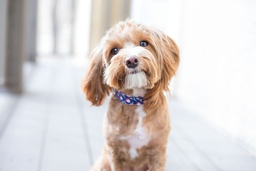
#> input picture HW1/Solution/1.jpg, 256 x 171 px, shrunk from 1000 x 667 before the run
$ jupyter execute HW1_400108547.ipynb
#> lines starting #> are read from the running program, lines starting #| are printed output that depends on the picture
<p></p>
<br />
<div id="sec_intro" style="direction:rtl;line-height:300%;">
	<font face="B Nazanin" size=5>
		<font color=#FF7500 size=6>
مبانی بینایی 3 بعدی (پاییز 1402)
        </font>
		<p></p>
        <h1 style="text-align: center">
        تمرین اول - بخش عملی
        </h1>
		<h2 style="text-align: center">
        نام و نام خانوادگی: پرهام رضایی
		<br>
		شماره دانشجویی: 400108547
		<br>
		</h2>
		</h3>


<p></p>
<br />
<div id="sec_intro" style="direction:rtl;line-height:300%;">
	<font face="B Nazanin" size=5>
		<font color=#FF7500 size=6>
	سوال 1
        </font>
		<p></p>
		<hr>
       الف- ماتریس زیر را در نظر بگیرید، با استفاده از کتابخانه‌های موجود یک 2D DFT بر روی آن اعمال کنید و به فضای فرکانس ببرید و نتیجه را چاپ نمایید.
	   <br>
	</font>
</div>

[cell 1]
import numpy as np

matrix = np.array([[3,4,-3,1,2],
              [6,5,-4,8,-6],
              [-7,1,5,7,9],
              [-9,-2,5,6,3],
              [9,6,8,-2,5]])

dft_matrix = np.fft.fft2(matrix)
magnitude_matrix = np.fft.fftshift(np.fft.fft2(matrix))
magnitude_matrix = 20*np.log(np.abs(dft_matrix))


print("Original Matrix:\n", matrix)
print("\nDiscrete Fourier Transform:\n", dft_matrix)

[cell 2]
print("\nMagnitude of Discrete Fourier Transform:\n", magnitude_matrix)

<div style="direction:rtl;line-height:300%;">
	<font face="XB Zar" size=5>
       ب- بدون استفاده از کتابخانه‌های آماده خودتان تابع تبدیل فوریه را بنویسید و تصویر 1.jpg را به فضای فوریه ببرید و نتیجه را چاپ کنید.
</font>
</div>

[cell 3]
# normal 2d DFT (so slow O(n^4))
def dft2d(matrix):
    N = matrix.shape[0]
    M = matrix.shape[1]
    dft_matrix = np.zeros((N,M), dtype=complex)
    for u in range(N):
        for v in range(M):
            for x in range(N):
                for y in range(M):
                    dft_matrix[u,v] += matrix[x,y]*np.exp(-1j*2*np.pi*(u*x/N+v*y/M))
    return dft_matrix

[cell 4]
# cooleyTukey is a fast fourier transform algorithm for 1D array (O(nlgn))
# I'll use two of it to implement 2D Fast Fourier Transform
def cooleyTukey(array):
    N = array.shape[0]
    if N <= 1:
        return array
    even = cooleyTukey(array[0::2])
    odd = cooleyTukey(array[1::2])
    Res = np.zeros(N, dtype=complex)
    for k in range(N//2):
        Res[k] = even[k] + np.exp(-1j*2*np.pi*k/N)*odd[k]
        Res[k+N//2] = even[k] - np.exp(-1j*2*np.pi*k/N)*odd[k]
    return Res

[cell 5]
# circular shifting for the frequency plot [getting the center of the plot]
def circular_shift(mat):
    m,n = mat.shape
    ms = (m+1)//2
    ns = (n+1)//2
    return np.roll(mat,(-ms,-ns),axis=(0,1))

[cell 6]
# As my method needs the length of the array to be a power of 2, I need to pad the image
def pad_img(img):
    N = img.shape[0]
#> N = 171
    M = img.shape[1]
#> M = 256
    N_new = 2**int(np.ceil(np.log2(N)))
#> N_new = 256
    M_new = 2**int(np.ceil(np.log2(M)))
#> M_new = 256
    img_new = np.zeros((N_new, M_new))
    img_new[:N, :M] = img
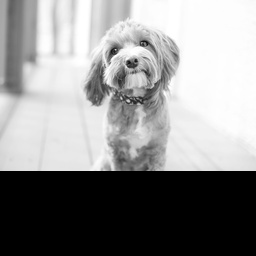
#> img_new: shape (256, 256) float64; min 0, max 255, mean 142.2
    return img_new

[cell 7]
# Here is my 2d fft implementation
def FFT2D(img):
    a = pad_img(img)
    a = np.apply_along_axis(cooleyTukey, 1, a)
    a = np.apply_along_axis(cooleyTukey, 0, a)
    return a

[cell 8]
import cv2
import numpy as np
from matplotlib import pyplot as plt

img = cv2.imread("1.jpg", 0)

# my function (I had to pad it to make it work)
magnitude_spectrum = circular_shift(FFT2D(img))
#> in circular_shift, `ms = (m+1)//2`: ms = 128
magnitude_spectrum = 20*np.log(np.abs(magnitude_spectrum))
plt.figure(facecolor="white")
plt.subplot(121),plt.imshow(img, cmap = 'gray')
plt.title('Input Image'), plt.xticks([]), plt.yticks([])
plt.subplot(122),plt.imshow(magnitude_spectrum, cmap = 'gray')
plt.title('Magnitude Spectrum'), plt.xticks([]), plt.yticks([])
plt.show()

# Using the built-in functions
fft_img = np.fft.fft2(img)
magnitude_spectrum = np.fft.fftshift(fft_img)
magnitude_spectrum = 20*np.log(np.abs(magnitude_spectrum))
#> magnitude_spectrum: shape (171, 256) float64

plt.figure(facecolor="white")
plt.subplot(121),plt.imshow(img, cmap = 'gray')
plt.title('Input Image'), plt.xticks([]), plt.yticks([])
plt.subplot(122),plt.imshow(magnitude_spectrum, cmap = 'gray')
plt.title('Magnitude Spectrum'), plt.xticks([]), plt.yticks([])
plt.show()
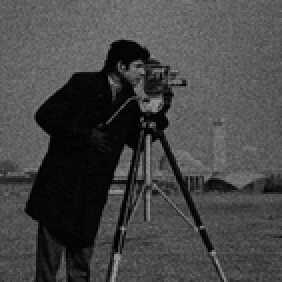
#> input picture HW1/Solution/2.png, 141 x 141 px, shrunk from 550 x 550 before the run (shown 2 times larger)
#> further down, img is the input picture: shape (141, 141); min 0, max 166, mean 69.7

<p></p>
<br />
<div id="sec_intro" style="direction:rtl;line-height:300%;">
	<font face="B Nazanin" size=5>
		<font color=#FF7500 size=6>
	سوال 2
        </font>
		<p></p>
		<hr>
       فیلترهای فضایی Smooth کردن تصویر شامل Gaussian Blur, Average Pooling و Low pass filter را خودتان پیاده سازی کرده و بر روی تصویر 2.png اعمال کنید.
	   <br>
	</font>
</div>

[cell 9]
def gaussian_blur(img):
    M,N = img.shape
    H = np.zeros((M+2,N+2))
    blurred = np.zeros((M,N))
    H[1:M+1,1:N+1] = img
    for u in range(M):
        for v in range(N):
            a = H[u:u+3,v:v+3]
            kernel = np.array([[1,2,1],[2,4,2],[1,2,1]])/16
            blurred[u,v] = np.sum(a*kernel)
    return blurred

def lowpassfilter(img):
    M,N = img.shape
    dft_matrix = np.fft.fft2(img)
    for u in range(M):
        for v in range(N):
            if u > M//2:
                u = u - M
            if v > N//2:
                v = v - N
            if np.sqrt(u**2+v**2) > 50:
                dft_matrix[u,v] = 0
    img = np.fft.ifft2(dft_matrix)
    img = np.abs(img)
    return img

def average_pool(img,ps):
#> called with ps = 4
    M,N = img.shape
#> M = 141; N = 141
    M = M//ps
#> M = 35
    N = N//ps
#> N = 35
    img = img[:ps*M,:ps*N]
#> img: shape (140, 140)
    img = img.reshape((M,ps,N,ps))
    img = img.mean(axis=(1,3))
#> img: shape (35, 35) float64
    return img

[cell 10]
import cv2
import numpy as np
from matplotlib import pyplot as plt


img = cv2.imread('2.png', cv2.IMREAD_GRAYSCALE)

# using my own functions
avg_pool_img = average_pool(img,4)
filtered_image = lowpassfilter(img)
gaussian_img = gaussian_blur(img)

# using built-in functions
average_pool_builtin = cv2.blur(img,(4,4))
gaussian_img_builtin = cv2.GaussianBlur(img,(3,3),0)

print("Own functions")

plt.figure(figsize=(20, 5),facecolor="white")

plt.subplot(141),plt.imshow(img, cmap = 'gray')
plt.title('Input'), plt.xticks([]), plt.yticks([])
plt.subplot(142),plt.imshow(gaussian_img, cmap = 'gray')
plt.title('Gaussian'), plt.xticks([]), plt.yticks([])
plt.subplot(143),plt.imshow(avg_pool_img, cmap = 'gray')
plt.title('Avg Pool'), plt.xticks([]), plt.yticks([])
plt.subplot(144),plt.imshow(filtered_image, cmap='gray')
plt.title('Low Pass Filter'), plt.xticks([]), plt.yticks([])
plt.show()

print("Built-in Functions")
plt.figure(figsize=(20, 5),facecolor="white")

plt.subplot(141),plt.imshow(img, cmap = 'gray')
plt.title('Input'), plt.xticks([]), plt.yticks([])
plt.subplot(142),plt.imshow(gaussian_img_builtin, cmap = 'gray')
plt.title('Gaussian'), plt.xticks([]), plt.yticks([])
plt.subplot(143),plt.imshow(average_pool_builtin, cmap = 'gray')
plt.title('Avg Pool'), plt.xticks([]), plt.yticks([])
plt.subplot(144),plt.imshow(filtered_image, cmap='gray')
plt.title('Low Pass Filter'), plt.xticks([]), plt.yticks([])
plt.show()
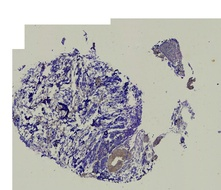
#> input picture HW1/Solution/3.jpg, 221 x 190 px, shrunk from 864 x 744 before the run
#> further down, img is the input picture: shape (190, 221, 3); mean B, G, R 182, 182.9, 183.6

<p></p>
<br />
<div id="sec_intro" style="direction:rtl;line-height:300%;">
	<font face="B Nazanin" size=5>
		<font color=#FF7500 size=6>
	سوال 3
        </font>
		<p></p>
		<hr>
       تصویر 3.jpg را از ورودی گرفته و تبدیل‌های HSV و YCbCr را بر روی تصاویر اعمال کرده و در خروجی نشان دهید.
	   <br>
	</font>
</div>

[cell 11]
def hsv(img):
    img = img.astype(np.float32)
    img /= 255.0
    cmax = np.max(img, axis=2)
    amax = np.argmax(img, axis=2)
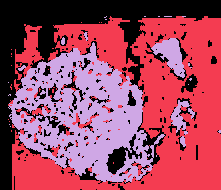
#> amax: shape (190, 221) int64; 3 distinct labels, from 0 to 2; one colour per label, 0 black
    cmin = np.min(img, axis=2)
    delta = cmax - cmin
    hsvm = np.zeros_like(img)
    hsvm[:,:,2] = cmax
    hsvm[:,:,1] = delta / cmax
    hsvm[cmax==0,1] = 0
    hsvm[amax==2,0] = (60*(img[amax==2,0]-img[amax==2,1])/(delta[amax==2]+1e-9) + 240)%360
    hsvm[amax==1,0] = (60*(img[amax==1,2]-img[amax==1,0])/(delta[amax==1]+1e-9) + 120)%360
    hsvm[amax==0,0] = (60*(img[amax==0,1]-img[amax==0,2])/(delta[amax==0]+1e-9) + 360)%360
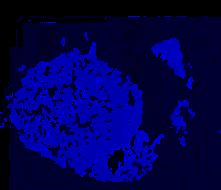
#> hsvm: shape (190, 221, 3) float32; mean of channels 0, 1, 2 112.5, 0.1, 0.7; drawn with min black and max white
    hsvm[cmax==cmin,0] = 0
    hsvm[:,:,0] /= 2
    hsvm[:,:,2] *= 255
    hsvm[:,:,1] *= 256
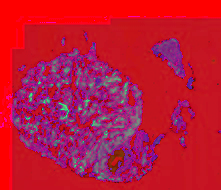
#> hsvm: shape (190, 221, 3) float32; mean of channels 0, 1, 2 56.3, 23.7, 189.7; drawn with min black and max white

    return np.round(hsvm,0).astype(np.uint8)

def rgb2ycrcb(img):
    coeffs = np.array([[.299, .587, .114], [.5, -.4187, -.0813], [-.1687, -.3313, .5]])
    ycbcr = img.dot(coeffs.T)
    ycbcr[:,:,[1,2]] += 128
    return np.uint8(ycbcr)

[cell 12]
import cv2
import numpy as np
from matplotlib import pyplot as plt

img = cv2.imread('3.jpg')
img = cv2.cvtColor(img, cv2.COLOR_BGR2RGB)
# TODO
hsv_img = np.round(hsv(img),0).astype(np.uint8)
ycbcr_img = rgb2ycrcb(img)

print("Own functions:")
plt.figure(figsize=(15, 5),facecolor="white")

plt.subplot(131),plt.imshow(img)
plt.title('RGB'), plt.xticks([]), plt.yticks([])
plt.subplot(132),plt.imshow(hsv_img,cmap='gray')
plt.title('HSV'), plt.xticks([]), plt.yticks([])
plt.subplot(133),plt.imshow(ycbcr_img, cmap = 'gray')
plt.title('YCrCb'), plt.xticks([]), plt.yticks([])
plt.show()

print("Built-in Functions:")
hsv_img = cv2.cvtColor(img, cv2.COLOR_RGB2HSV)
#> hsv_img: shape (190, 221, 3); mean H, S, V 56.2, 23.6, 189.7
ycbcr_img = cv2.cvtColor(img, cv2.COLOR_RGB2YCrCb)
#> ycbcr_img: shape (190, 221, 3); mean of channels 0, 1, 2 183, 128.4, 127.4
plt.figure(figsize=(15, 5),facecolor="white")

plt.subplot(131),plt.imshow(img)
plt.title('RGB'), plt.xticks([]), plt.yticks([])
plt.subplot(132),plt.imshow(hsv_img,cmap='gray')
plt.title('HSV'), plt.xticks([]), plt.yticks([])
plt.subplot(133),plt.imshow(ycbcr_img, cmap = 'gray')
plt.title('YCrCb'), plt.xticks([]), plt.yticks([])
plt.show()

<font color='red' size=8>Disclaimer:</font>
</br>
In the question, it is mentioned that the format is YCbCr, but the sample answer in the notebook was indeed YCrCb. Therefore, I changed the name of the figure and also implemented the YCrCb conversion.
</br>
In the following cell you can see the true YCrCb answer:

[cell 13]
def rgb2ycbcr(img):
    coeffs = np.array([[.299, .587, .114], [-.1687, -.3313, .5], [.5, -.4187, -.0813]])
    ycbcr = img.dot(coeffs.T)
    ycbcr[:,:,[1,2]] += 128
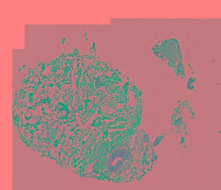
#> ycbcr: shape (190, 221, 3) float64; mean R, G, B 183, 127.4, 128.4
    return np.uint8(ycbcr)
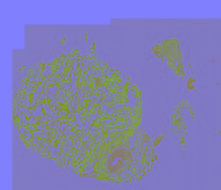
#> returned value: shape (190, 221, 3); mean of channels 0, 1, 2 182.4, 127.1, 127.9; drawn as B, G, R

hsv_img = np.round(hsv(img),0).astype(np.uint8)
ycbcr_img = rgb2ycbcr(img)

plt.figure(figsize=(15, 5),facecolor="white")

plt.subplot(131),plt.imshow(img)
plt.title('RGB'), plt.xticks([]), plt.yticks([])
plt.subplot(132),plt.imshow(hsv_img,cmap='gray')
plt.title('HSV'), plt.xticks([]), plt.yticks([])
plt.subplot(133),plt.imshow(ycbcr_img, cmap = 'gray')
plt.title('YCbCr'), plt.xticks([]), plt.yticks([])
plt.show()

<p></p>
<br />
<div id="sec_intro" style="direction:rtl;line-height:300%;">
	<font face="B Nazanin" size=5>
		<font color=#FF7500 size=6>
	سوال 4
        </font>
		<p></p>
		<hr>
       تصویر 3.jpg را از ورودی گرفته و پس از حذف نویزهای نمک و فلفلی از روی تصویر، بک‌گراند تصویر را حذف کنید. (دقت کنید که بک‌گراند شامل بخش‌های سفیدرنگ و بخش‌های کرمی‌رنگ می‌باشد.)
	   <br>
	</font>
</div>

[cell 14]
#my own median filter
def median_filter(img,ps):
#> called with ps = 5
    M,N,_ = img.shape
#> M = 190; N = 221
    M = M//ps
#> M = 38
    N = N//ps
#> N = 44
    r = img[:ps*M,:ps*N,0]
    g = img[:ps*M,:ps*N,1]
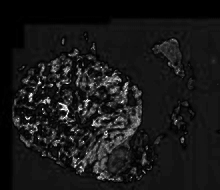
#> g: shape (190, 220); min 0, max 255, mean 23.6
    b = img[:ps*M,:ps*N,2]
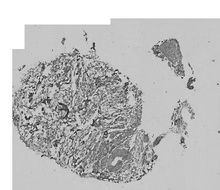
#> b: shape (190, 220); min 23, max 255, mean 189.6
    r = r.reshape((M,ps,N,ps))
    r = np.median(r,axis=(1,3))
    g = g.reshape((M,ps,N,ps))
    g = np.median(g,axis=(1,3))
    b = b.reshape((M,ps,N,ps))
    b = np.median(b,axis=(1,3))
    img = np.zeros((M,N,3))
    img[:,:,0] = r
    img[:,:,1] = g
    img[:,:,2] = b
    return img

[cell 15]
import cv2
import numpy as np
from matplotlib import pyplot as plt
import matplotlib

img = cv2.imread('3.jpg')
img = cv2.cvtColor(img, cv2.COLOR_BGR2RGB)
# convert to hsv
nsp = cv2.cvtColor(img, cv2.COLOR_RGB2HSV)
nsp = median_filter(nsp,5).astype(np.uint8)
nsp = cv2.cvtColor(nsp, cv2.COLOR_HSV2RGB)
denoised = nsp.copy()
# make img elements zero if the average of the three dimensions is more than 200
nsp[nsp.mean(axis=2)>140] = 255

plt.figure(figsize=(15, 5),facecolor="white")

plt.subplot(131),plt.imshow(img)
plt.title('image',color='green'), plt.xticks([]), plt.yticks([])
plt.subplot(132),plt.imshow(denoised)
plt.title('denoise salt and pepper',color='green'), plt.xticks([]), plt.yticks([])
plt.subplot(133),plt.imshow(nsp)
plt.title('remove background',color='green'), plt.xticks([]), plt.yticks([])
plt.show()

print("Here is the one using built-in functions(better)")
from scipy import ndimage
hsv_img_builtin = cv2.cvtColor(img, cv2.COLOR_RGB2HSV)
denoised = ndimage.median_filter(hsv_img_builtin, size=8)
denoised = cv2.cvtColor(denoised, cv2.COLOR_HSV2RGB)
nsp = denoised.copy()
nsp[nsp.mean(axis=2)<50] = 255

plt.figure(figsize=(15, 5),facecolor="white")

plt.subplot(131),plt.imshow(img)
plt.title('image',color='green'), plt.xticks([]), plt.yticks([])
plt.subplot(132),plt.imshow(denoised)
plt.title('denoise salt and pepper',color='green'), plt.xticks([]), plt.yticks([])
plt.subplot(133),plt.imshow(nsp)
plt.title('remove background',color='green'), plt.xticks([]), plt.yticks([])
plt.show()
print("* the black background is because filter was done in hsv instead of rgb")

Here I make the removed pixels black instead of white:

[cell 16]
import cv2
import numpy as np
from matplotlib import pyplot as plt
import matplotlib

img = cv2.imread('3.jpg')
img = cv2.cvtColor(img, cv2.COLOR_BGR2RGB)
# convert to hsv
nsp = cv2.cvtColor(img, cv2.COLOR_RGB2HSV)
nsp = median_filter(nsp,5).astype(np.uint8)
